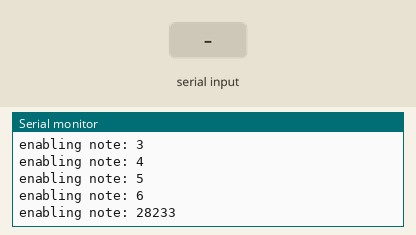
This sketch was run on a simulated Arduino Uno, built with avr-gcc and run on an emulated ATmega328P. Shown: the last lines printed to the serial monitor. The inputs (shaded band) are chosen by the test bench.

Above: at 1.5 s.
1.6 s: "1" received over the second serial link
At 2.8 s:
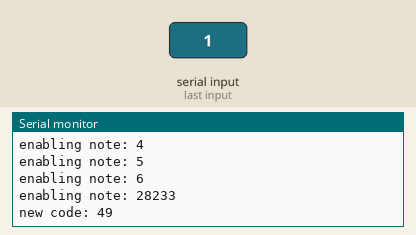
3.1 s: "2" received over the second serial link
At 3.5 s:
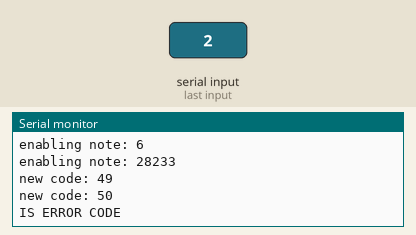
4.6 s: "0" received over the second serial link
At 5.4 s:
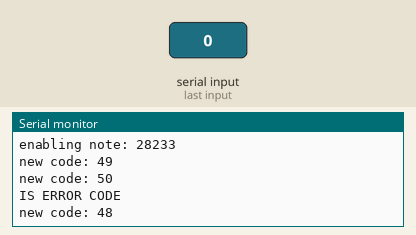

The sketch:

vending.ino
```cpp
#include <SoftwareSerial.h>
#include "bv20.h"
#include "config.h"

SoftwareSerial mySerial(RX_PIN, TX_PIN); // RX, TX

// Available money balance
int balance = 0;

boolean enable_dispenser = false;


void setup() {
  // Open serial communications and wait for port to open:
  Serial.begin(9600);
  // set the data rate for the SoftwareSerial port
  mySerial.begin(9600);
  /*while (!Serial) {
    ; // wait for serial port to connect. Needed for native USB port only
  }
  Serial.println("Goodnight moon!");*/

  //Disabling all invalid notes
  int i;
  for(i = 0; i < INVALID_NOTES_SIZE; i++){
      Serial.println("Invalidating note: " + String(INVALID_NOTES[i]));
      mySerial.write(INVALID_NOTES[i] + 130);
  }

  //Enabling all valid notes
  for(i = 0; i < NOTE_CODES_SIZE; i++){
      Serial.println("enabling note: " + String(NOTE_CODES[i]));
      mySerial.write(NOTE_CODES[i] + 150);
  }

}

void loop() { // run over and over
  if (mySerial.available() > 0) { //Check if theres a new message from the validator
    Serial.print("new code: ");
    int code = int(mySerial.read());
    Serial.println(code);

    if (is_valid_note(code)){ //New valid note
      Serial.println("valid note");
      switch(code){
        case NOTE_20:
          balance += 20;
          break;
        case NOTE_50:
          balance += 50;
          break;
        case NOTE_100:
          balance += 100;
          break;
        case NOTE_200:
          balance += 200;
          break;
        case NOTE_500:
          balance += 500;
          break;
        case NOTE_1000:
          balance += 1000;
          break;
      }
      Serial.println("Current Balance: " + String(balance));

      if (balance >= TARGET_BALANCE){
        enable_dispenser = true;
        Serial.println("Dispenser enabled");
      }


    }else if(is_invalid_note(code)){ // Invalid Note
      Serial.println("INVALID NOTE");
      //TODO Take action! Reject the note
    }else if(is_error_code(code)){ // Validator error
      Serial.println("IS ERROR CODE");
      //TODO Take action
    }
  }


  if (mySerial.overflow()) {
      Serial.println("SoftwareSerial overflow!");
  }


}
```

bv20.h
```cpp
//---------------BV20 Codes ---------
#define BUSY 120
#define NOT_BUSY 121
#define NOTE_20 1
#define NOTE_50 2
#define NOTE_100 3
#define NOTE_200 4
#define NOTE_500 5
#define NOTE_1000 6
#define NOTE_NOT_RECOGNICED 20
#define ERROR_MECHANISM_SLOW 30
#define ERROR_STRIMMING_ATTEMPTED 40
#define ERROR_NOTE_REJECTED_FRAUD 50
#define ERROR_STACKER_FULL 60
#define ERROR_ABORT_DURING_ESCROW 70
#define ERROR_NOTE_TAKEN_TO_CLEAR_JAM 80
#define ERROR_COMMAND_ERROR 255
//---------------BV20 Codes ---------


int NOTE_CODES[] = {NOTE_20,NOTE_50,NOTE_100,NOTE_200,NOTE_500,NOTE_1000};
int NOTE_CODES_SIZE = 7;
int INVALID_NOTES[] = {7,8,9,10,11,12,13,14,15,16};
int INVALID_NOTES_SIZE = 10;
int ERROR_CODES[] = {NOTE_NOT_RECOGNICED,ERROR_MECHANISM_SLOW,ERROR_STRIMMING_ATTEMPTED,ERROR_NOTE_REJECTED_FRAUD,ERROR_STACKER_FULL,ERROR_ABORT_DURING_ESCROW,ERROR_NOTE_TAKEN_TO_CLEAR_JAM,ERROR_COMMAND_ERROR};
int ERROR_CODES_SIZE = 8;

boolean is_valid_note(int code){
  int i;
  boolean result = false;
  for(i = 0; i < NOTE_CODES_SIZE; i++){
    if(NOTE_CODES[i] == code){
      result = true;
    }
  }
  return result;
}


boolean is_invalid_note(int code){
  int i;
  boolean result = false;
  for(i = 0; i < INVALID_NOTES_SIZE; i++){
    if(INVALID_NOTES[i] == code){
      result = true;
    }
  }
  return result;
}

boolean is_error_code(int code){
  int i;
  boolean result = false;
  for(i = 0; i < ERROR_CODES_SIZE; i++){
    if(ERROR_CODES[i] == code){
      result = true;
    }
  }
  return result;
}


void disable_invalid_notes(){

}
```

config.h
```cpp
#define RX_PIN 10
#define TX_PIN 11

int TARGET_BALANCE = 100; //The sale price
```

Measured:
- after the input at 1.6 s, the serial monitor: prints a new line at once (image 1)
- after the input at 3.1 s, the serial monitor: prints a new line at once (image 2)
- after the input at 4.6 s, the serial monitor: prints a new line at once (image 3)
